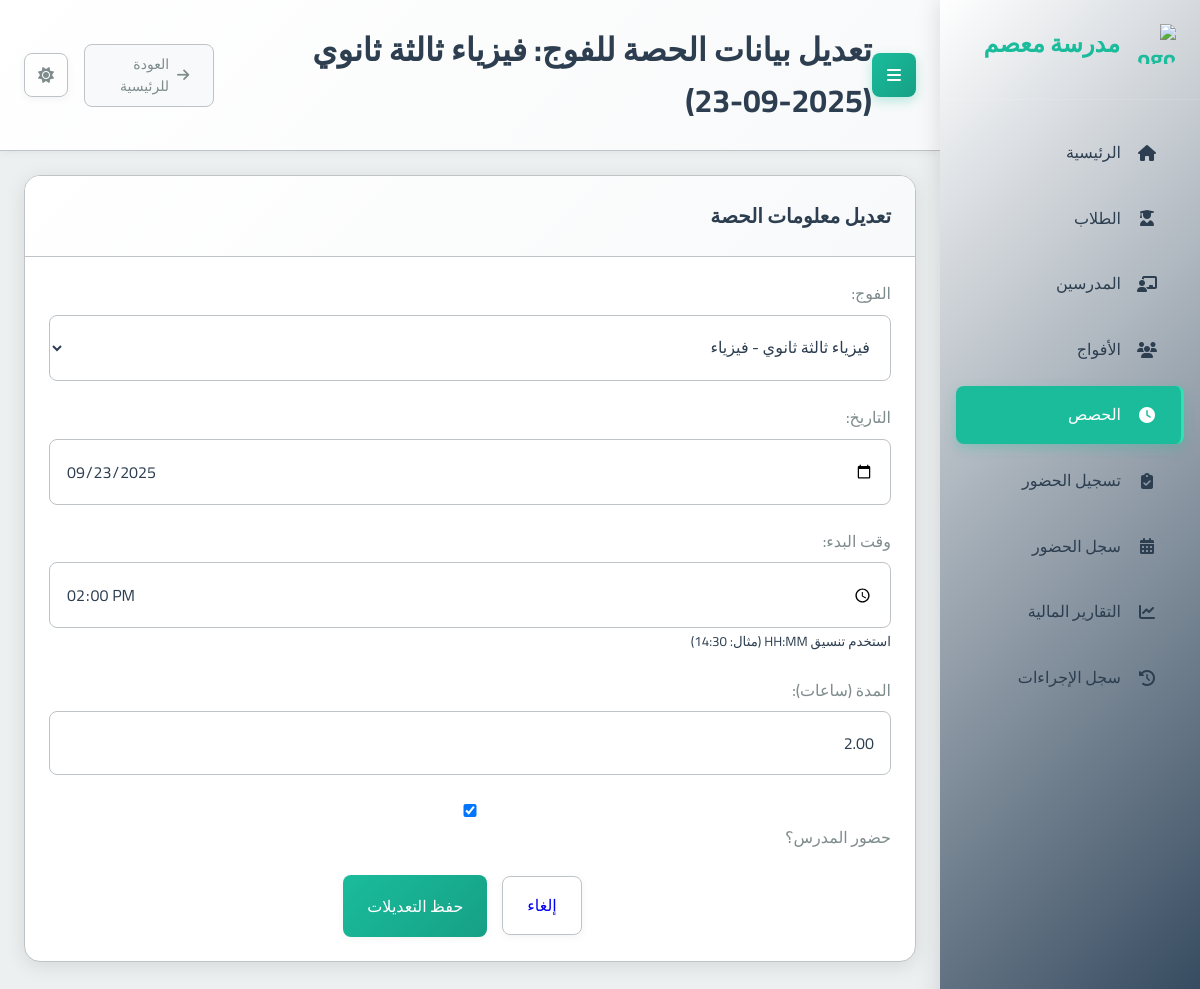
/sessions/35/edit/, run on the app's committed database.
### school_app/models.py (models this page shows, shortened)
class Session(models.Model):
    group = models.ForeignKey(Group, on_delete=models.CASCADE, related_name='sessions', verbose_name="الفوج")
    date = models.DateField(verbose_name="التاريخ")
    start_time = models.TimeField(verbose_name="وقت البدء")
    duration = models.DecimalField(max_digits=4, decimal_places=2, verbose_name="المدة (ساعات)")
    teacher_attended = models.BooleanField(default=True, verbose_name="حضور المدرس")
    teacher_compensated = models.BooleanField(default=False, verbose_name="تم تعويض المدرس")
    teacher_payment_amount = models.DecimalField(max_digits=10, decimal_places=2, default=Decimal('0.00'), verbose_name="المبلغ المدفوع للمدرس")
    created_at = models.DateTimeField(auto_now_add=True, verbose_name="تاريخ الإنشاء")
    class Meta:
        verbose_name = "حصة"
        verbose_name_plural = "الحصص"

class Group(models.Model):
    name = models.CharField(max_length=100, verbose_name="اسم الفوج")
    subject = models.ForeignKey(Subject, on_delete=models.PROTECT, verbose_name="المادة")
    teacher = models.ForeignKey(Teacher, on_delete=models.CASCADE, verbose_name="المدرس")
    academic_levels = models.ManyToManyField(AcademicLevel, verbose_name="المستويات الدراسية المتوافقة")
    price_per_4_sessions = models.DecimalField(max_digits=10, decimal_places=2, verbose_name="السعر لكل 4 حصص")
    session_day = models.IntegerField(choices=[
        (0, 'الاثنين'),
        (1, 'الثلاثاء'),
        (2, 'الأربعاء'),
        (3, 'الخميس'),
        (4, 'الجمعة'),
        (5, 'السبت'),
        (6, 'الأحد')
    ], verbose_name="يوم الحصة")
    session_start_time = models.TimeField(verbose_name="وقت بداية الحصة")
    session_duration = models.DecimalField(max_digits=4, decimal_places=2, default=1.5, verbose_name="مدة الحصة (ساعات)")
    students = models.ManyToManyField(Student, through='StudentGroup', blank=True, verbose_name="الطلاب المسجلون")
    created_at = models.DateTimeField(auto_now_add=True, verbose_name="تاريخ الإنشاء")
    is_continuous = models.BooleanField(default=False, verbose_name="فوج مستمر (تُنشأ الحصص أسبوعياً تلقائياً)")
    created_sessions_until = models.DateField(null=True, blank=True, verbose_name="تم إنشاء الحصص حتى تاريخ")
    def __str__(self):
        return f"{self.name} - {self.subject}"
    class Meta:
        verbose_name = "فوج"
        verbose_name_plural = "الأفواج"

### school_app/views.py (the view)
# urls.py: path('sessions/<int:session_id>/edit/', views.edit_session, name='edit_session'),
def edit_session(request, session_id):
    session = get_object_or_404(Session, id=session_id)
    page_title = f"تعديل بيانات الحصة: {session.group.name} - {session.date}"
    if request.method == 'POST':
        form = SessionForm(request.POST, instance=session)
        if form.is_valid():
            form.save()
            updated_session = form.instance
            messages.success(request, "تم تحديث بيانات الحصة بنجاح.")
            return redirect('session_list')
    else: # GET request
        form = SessionForm(instance=session)
    context = {
        'form': form,
        'session': session, # For action URL and page title context
        'page_title': page_title
    }
    return render(request, 'school_app/edit_session.html', context)

### school_app/forms.py
class SessionForm(forms.ModelForm):
    class Meta:
        model = Session
        fields = ['group', 'date', 'start_time', 'duration', 'teacher_attended']
        widgets = {
            'group': forms.Select(attrs={'class': 'form-control'}),
            'date': forms.DateInput(attrs={'class': 'form-control', 'type': 'date'}),
            'start_time': forms.TimeInput(attrs={'class': 'form-control', 'type': 'time'}),
            'duration': forms.NumberInput(attrs={'class': 'form-control', 'step': '0.25'}),
            'teacher_attended': forms.CheckboxInput(attrs={'class': 'form-check-input'}),
        }
        labels = {
            'group': "الفوج",
            'date': "التاريخ",
            'start_time': "وقت البدء",
            'duration': "المدة (ساعات)",
            'teacher_attended': "حضور المدرس؟",
        }
        help_texts = {
            'start_time': 'استخدم تنسيق HH:MM (مثال: 14:30)',
        }
    def __init__(self, *args, **kwargs):
        super(SessionForm, self).__init__(*args, **kwargs)
        self.fields['group'].queryset = Group.objects.all().order_by('name')
        self.fields['teacher_attended'].required = False

### school_app/models.py (called while the page is built)
    def __str__(self):
        return self.name

### templates/school_app/edit_session.html (shortened to what this page needs)
{% extends 'base.html' %}
{% block page_title %}تعديل بيانات الحصة للفوج: {{ session.group.name }} ({{ session.date|date:"Y-m-d" }}){% endblock %}
{% block content %}
<div class="card">
  <div class="card-header">
    <h2 class="card-title">تعديل معلومات الحصة</h2>
  </div>
  <div class="card-body">
    <form method="POST" action="{% url 'edit_session' session.id %}">
      <div class="form-group">
        <label for="{{ form.group.id_for_label }}">{{ form.group.label }}:</label>
        {{ form.group }}
      </div>
      <div class="form-group">
        <label for="{{ form.date.id_for_label }}">{{ form.date.label }}:</label>
        {{ form.date }}
      </div>
      <div class="form-group">
        <label for="{{ form.start_time.id_for_label }}">{{ form.start_time.label }}:</label>
        {{ form.start_time }}
        {% if form.start_time.help_text %}<small class="form-text text-muted">{{ form.start_time.help_text }}</small>{% endif %}
      </div>
      <div class="form-group">
        <label for="{{ form.duration.id_for_label }}">{{ form.duration.label }}:</label>
        {{ form.duration }}
      </div>
      <div class="form-group">
        <div class="form-check">
            {{ form.teacher_attended }}
            <label class="form-check-label" for="{{ form.teacher_attended.id_for_label }}">
                {{ form.teacher_attended.label }}
            </label>
        </div>
      </div>
      <div class="card-footer text-right">
        <a href="{% url 'session_list' %}" class="btn btn-secondary">إلغاء</a>
        <button type="submit" class="btn btn-primary">حفظ التعديلات</button>
      </div>
    </form>
  </div>
</div>
{% endblock %}

### static/css/main.css (style rules this page uses)
:root { --primary-color: #2c3e50; --primary-light: #34495e; --primary-darker: #1a252f; --accent-color: #1abc9c; --accent-light: #2fe2b3; --accent-dark: #16a085; --text-color: #2c3e50; --text-secondary: #7f8c8d; --text-on-primary: #ffffff; --text-on-accent: #ffffff; --text-nav: #2c3e50; --background-color: #ecf0f1; --card-background: #ffffff; --input-background: #ffffff; --border-color: #bdc3c7; --input-border-color: #bdc3c7; --success-color: #2ecc71; --warning-color: #f39c12; --error-color: #e74c3c; --info-color: #1E90FF; --table-header-background: #e9ecef; --table-row-hover-background: #f8f9fa; --box-shadow-color: rgba(0, 0, 0, 0.1); --box-shadow-color-hover: rgba(0, 0, 0, 0.15); --box-shadow-soft-color: rgba(0, 0, 0, 0.05); --subtle-background: #f8f9fa; --spacing-xs: 8px; --spacing-sm: 16px; --spacing-md: 24px; --spacing-lg: 32px; --spacing-xl: 48px; --font-family: 'Cairo', sans-serif; --font-size-xs: 12px; --font-size-sm: 14px; --font-size-md: 16px; --font-size-lg: 20px; --font-size-xl: 24px; --font-size-xxl: 32px; --border-radius-sm: 4px; --border-radius-md: 8px; --border-radius-lg: 16px; --transition-fast: 0.2s ease; --transition-normal: 0.3s ease; --transition-slow: 0.5s ease; --sidebar-width: 260px; }
* { margin: 0; padding: 0; box-sizing: border-box; direction: rtl; }
html { direction: rtl; font-size: 16px; }
body { font-family: var(--font-family); background-color: var(--background-color); color: var(--text-color); line-height: 1.6; transition: background-color var(--transition-normal), color var(--transition-normal); overflow-x: hidden; }
.btn-secondary { border: 1px solid var(--input-border-color) !important; margin: 0 15px; }
.card-footer { display: flex; justify-content: center; align-items: center; align-content: center; flex-wrap: wrap; }
.form-group { margin-bottom: var(--spacing-md); }
.card { background-color: var(--card-background); border-radius: var(--border-radius-lg); box-shadow: 0 4px 20px var(--box-shadow-color); margin-bottom: var(--spacing-md); overflow: hidden; transition: all var(--transition-normal); border: 1px solid var(--border-color); }
.card-header { padding: var(--spacing-md); border-bottom: 1px solid var(--border-color); background: linear-gradient(135deg, var(--card-background) 0%, var(--subtle-background) 100%); }
.card-title { font-size: var(--font-size-lg); font-weight: 600; margin: 0; color: var(--text-color); }
.card-body { padding: var(--spacing-md); color: var(--text-color); }
.btn { font-family: var(--font-family); padding: var(--spacing-sm) var(--spacing-md); border: none; border-radius: var(--border-radius-md); cursor: pointer; font-size: var(--font-size-md); font-weight: 500; text-decoration: none; display: inline-flex; align-items: center; gap: var(--spacing-xs); transition: all var(--transition-fast); box-shadow: 0 2px 8px var(--box-shadow-soft-color); }
.btn-primary { background: linear-gradient(135deg, var(--accent-color) 0%, var(--accent-dark) 100%); color: var(--text-on-accent); }
label { display: block; margin-bottom: var(--spacing-xs); font-weight: 500; color: var(--text-secondary); }
input, select, textarea { font-family: var(--font-family); width: 100%; padding: var(--spacing-sm); border: 1px solid var(--input-border-color); border-radius: var(--border-radius-md); background-color: var(--input-background); color: var(--text-color); font-size: var(--font-size-md); transition: all var(--transition-fast); }
.text-right { text-align: right; }

### data on the page
Session: group.name "فيزياء ثالثة ثانوي", date "2025-09-23", group "فيزياء ثالثة ثانوي - فيزياء", date "09/23/2025", start_time "14:00:00", duration "2.00", teacher_attended "☑"
